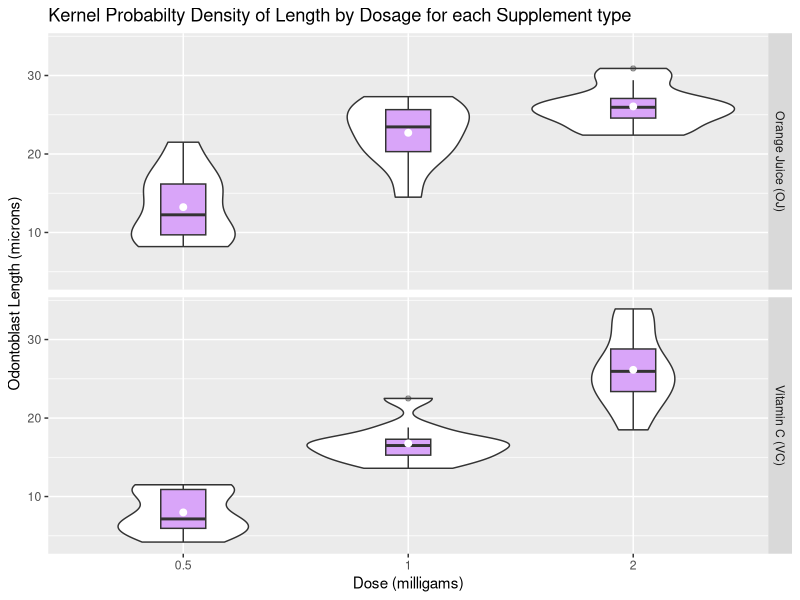

Generate this figure with R:
## ---- chunk 1
require(datasets)
require(knitr, quietly = TRUE)
require(ggplot2, quietly = TRUE)
knitr::opts_chunk$set(echo = FALSE, cache = TRUE, cache.path = "cache/", fig.path = "figure/", fig.align="center")
## ---- chunk 2
# for convenience, record ToothGrowth in data frame, tg
tg <- data.frame(ToothGrowth)
tg$dose <- factor(tg$dose)
str(tg)
table(tg[tg$supp == "OJ", c("dose")])
table(tg[tg$supp == "VC", c("dose")])
range(tg$len)
## ---- chunk 3
levels(tg$supp)[levels(tg$supp) == "OJ"] <- "Orange Juice (OJ)"
levels(tg$supp)[levels(tg$supp) == "VC"] <- "Vitamin C (VC)"
ggplot(tg, aes(x = dose, y = len)) +
    geom_violin() +
    geom_boxplot(width = 0.2, fill = "purple", alpha = 0.4) +
    stat_summary(fun.y = mean, geom = "point", colour = "white", shape = 19, size = 2) +
    facet_grid(supp ~ .) +
    labs(x = "Dose (milligams)", y = "Odontoblast Length (microns)") +
    ggtitle("Kernel Probabilty Density of Length by Dosage for each Supplement type")
## ---- chunk 4
by(tg, tg$dose, function (x) t.test(len ~ supp, x)[c("conf.int", "p.value")])
